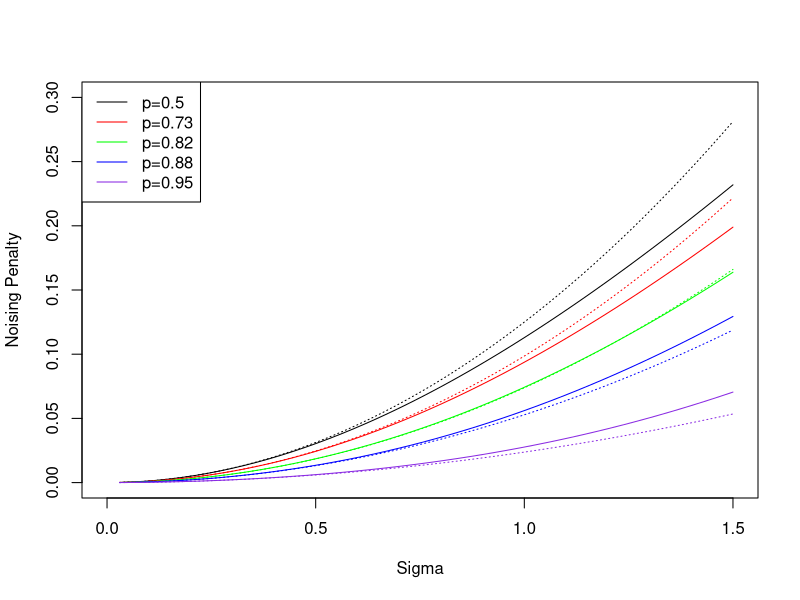

Write the R code that produced this figure.
library(MASS)
library(statmod)
penalty_r=matrix(nrow=5,ncol=50)
penalty_q=matrix(nrow=5,ncol=50)
p_list=c(0.5,0.73,0.82,0.88,0.95)
for(i1 in 1:5){
  p=p_list[i1]
  for(i2 in 1:50){
    sigma=i2/50*1.5
    R_q=1/2*sigma^2*p*(1-p)
    R=-log(1+p/(1-p))
    g=function(z) log(1+exp(log(p/(1-p))+sqrt(2*sigma^2)*z))
    hermite=gauss.quad(50,kind="hermite")
    R=R+sum(hermite$weights*g(hermite$nodes))/sqrt(pi)
    penalty_r[i1,i2]=R
    penalty_q[i1,i2]=R_q
  }
}
plot(c(1:50)/50*1.5,type="l",penalty_r[1,],col="black",lty=1,xlim=c(0,1.5),ylim=c(0,0.3),xlab="Sigma",ylab="Noising Penalty")
lines(c(1:50)/50*1.5,penalty_q[1,],col="black",lty=3)
lines(c(1:50)/50*1.5,penalty_r[2,],col="red",lty=1)
lines(c(1:50)/50*1.5,penalty_q[2,],col="red",lty=3)
lines(c(1:50)/50*1.5,penalty_r[3,],col="green",lty=1)
lines(c(1:50)/50*1.5,penalty_q[3,],col="green",lty=3)
lines(c(1:50)/50*1.5,penalty_r[4,],col="blue",lty=1)
lines(c(1:50)/50*1.5,penalty_q[4,],col="blue",lty=3)
lines(c(1:50)/50*1.5,penalty_r[5,],col="blueviolet",lty=1)
lines(c(1:50)/50*1.5,penalty_q[5,],col="blueviolet",lty=3)
legend("topleft",c("p=0.5","p=0.73","p=0.82","p=0.88","p=0.95"), col=c("black","red","green","blue","blueviolet"), lty=c(1,1,1,1,1))